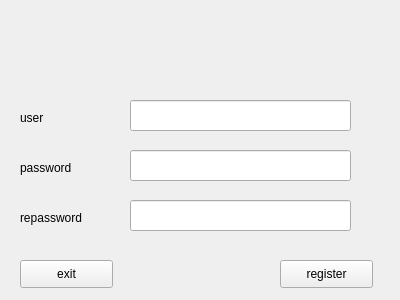
<?xml version="1.0" encoding="UTF-8"?>
<ui version="4.0">
 <class>register</class>
 <widget class="QWidget" name="register">
  <property name="geometry">
   <rect>
    <x>0</x>
    <y>0</y>
    <width>400</width>
    <height>300</height>
   </rect>
  </property>
  <property name="windowTitle">
   <string>Form</string>
  </property>
  <widget class="QLineEdit" name="lineEdit">
   <property name="geometry">
    <rect>
     <x>130</x>
     <y>100</y>
     <width>221</width>
     <height>31</height>
    </rect>
   </property>
  </widget>
  <widget class="QLineEdit" name="lineEdit_2">
   <property name="geometry">
    <rect>
     <x>130</x>
     <y>150</y>
     <width>221</width>
     <height>31</height>
    </rect>
   </property>
  </widget>
  <widget class="QLineEdit" name="lineEdit_3">
   <property name="geometry">
    <rect>
     <x>130</x>
     <y>200</y>
     <width>221</width>
     <height>31</height>
    </rect>
   </property>
  </widget>
  <widget class="QLabel" name="label">
   <property name="geometry">
    <rect>
     <x>20</x>
     <y>110</y>
     <width>72</width>
     <height>15</height>
    </rect>
   </property>
   <property name="text">
    <string>user</string>
   </property>
  </widget>
  <widget class="QLabel" name="label_2">
   <property name="geometry">
    <rect>
     <x>20</x>
     <y>160</y>
     <width>72</width>
     <height>15</height>
    </rect>
   </property>
   <property name="text">
    <string>password</string>
   </property>
  </widget>
  <widget class="QLabel" name="label_3">
   <property name="geometry">
    <rect>
     <x>20</x>
     <y>210</y>
     <width>72</width>
     <height>15</height>
    </rect>
   </property>
   <property name="text">
    <string>repassword</string>
   </property>
  </widget>
  <widget class="QPushButton" name="pushButton">
   <property name="geometry">
    <rect>
     <x>280</x>
     <y>260</y>
     <width>93</width>
     <height>28</height>
    </rect>
   </property>
   <property name="text">
    <string>register</string>
   </property>
  </widget>
  <widget class="QPushButton" name="pushButton_2">
   <property name="geometry">
    <rect>
     <x>20</x>
     <y>260</y>
     <width>93</width>
     <height>28</height>
    </rect>
   </property>
   <property name="text">
    <string>exit</string>
   </property>
  </widget>
 </widget>
 <resources/>
 <connections/>
</ui>
